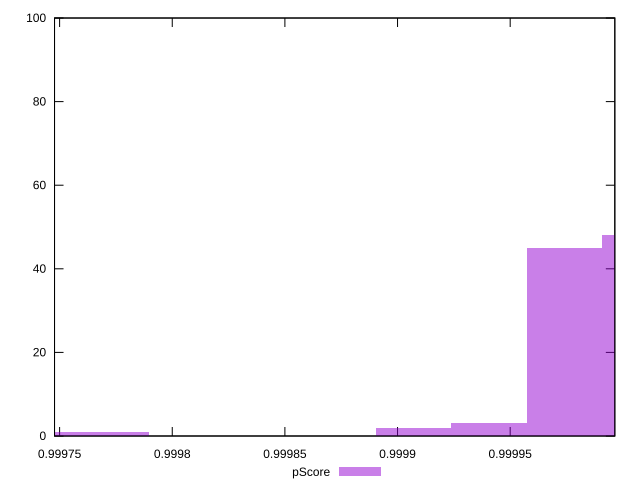

Reproduce this figure in gnuplot.
reset

$pScore <<EOF
0.9999740368743725 45
1.000007546945646 48
0.999940526803099 3
0.9999070167318254 2
0.9997394663754576 1
0.9997729764467311 1
EOF

set key outside below
set boxwidth 0.0000335100712735623
set xrange [0.9997477447232883:0.9999964497433138]
set yrange [0:100]
set trange [0:100]
set style fill transparent solid 0.5 noborder
set terminal svg size 640, 490 enhanced background rgb 'white'
set output "report_00020_2021-02-19T21:17:38.612Z2/bootup-time/samples/pages+cached+noadtech+nomedia+nocss/pScore/histogram.svg"

plot $pScore title "pScore" with boxes

reset
